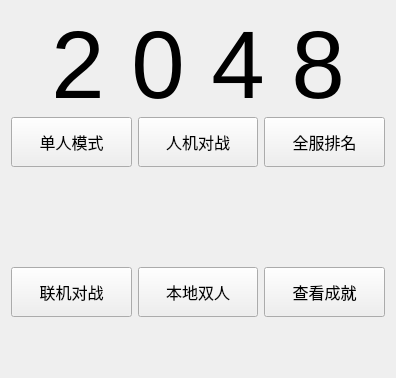
      <widget class="QWidget" name="menuPage">
       <layout class="QGridLayout" name="gridLayout_16" rowstretch="2,2,1">
        <item row="1" column="0">
         <layout class="QGridLayout" name="gridLayout_12">
          <property name="verticalSpacing">
           <number>100</number>
          </property>
          <item row="0" column="0">
           <widget class="QPushButton" name="oneButton">
            <property name="minimumSize">
             <size>
              <width>0</width>
              <height>50</height>
             </size>
            </property>
            <property name="font">
             <font>
              <pointsize>12</pointsize>
             </font>
            </property>
            <property name="text">
             <string>单人模式</string>
            </property>
           </widget>
          </item>
          <item row="0" column="1">
           <widget class="QPushButton" name="robotButton">
            <property name="minimumSize">
             <size>
              <width>0</width>
              <height>50</height>
             </size>
            </property>
            <property name="font">
             <font>
              <pointsize>12</pointsize>
             </font>
            </property>
            <property name="text">
             <string>人机对战</string>
            </property>
           </widget>
          </item>
          <item row="0" column="2">
           <widget class="QPushButton" name="rankButton">
            <property name="minimumSize">
             <size>
              <width>0</width>
              <height>50</height>
             </size>
            </property>
            <property name="font">
             <font>
              <pointsize>12</pointsize>
             </font>
            </property>
            <property name="text">
             <string>全服排名</string>
            </property>
           </widget>
          </item>
          <item row="1" column="0">
           <widget class="QPushButton" name="linkpkButton">
            <property name="minimumSize">
             <size>
              <width>0</width>
              <height>50</height>
             </size>
            </property>
            <property name="font">
             <font>
              <pointsize>12</pointsize>
             </font>
            </property>
            <property name="text">
             <string>联机对战</string>
            </property>
           </widget>
          </item>
          <item row="1" column="1">
           <widget class="QPushButton" name="pkButton">
            <property name="minimumSize">
             <size>
              <width>0</width>
              <height>50</height>
             </size>
            </property>
            <property name="font">
             <font>
              <pointsize>12</pointsize>
             </font>
            </property>
            <property name="text">
             <string>本地双人</string>
            </property>
           </widget>
          </item>
          <item row="1" column="2">
           <widget class="QPushButton" name="achievementButton">
            <property name="minimumSize">
             <size>
              <width>0</width>
              <height>50</height>
             </size>
            </property>
            <property name="font">
             <font>
              <pointsize>12</pointsize>
             </font>
            </property>
            <property name="text">
             <string>查看成就</string>
            </property>
           </widget>
          </item>
         </layout>
        </item>
        <item row="0" column="0">
         <layout class="QHBoxLayout" name="horizontalLayout_4">
          <item>
           <spacer name="horizontalSpacer_2">
            <property name="orientation">
             <enum>Qt::Horizontal</enum>
            </property>
            <property name="sizeHint" stdset="0">
             <size>
              <width>40</width>
              <height>20</height>
             </size>
            </property>
           </spacer>
          </item>
          <item>
           <widget class="QLabel" name="Title">
            <property name="minimumSize">
             <size>
              <width>240</width>
              <height>100</height>
             </size>
            </property>
            <property name="maximumSize">
             <size>
              <width>16777215</width>
              <height>10000</height>
             </size>
            </property>
            <property name="text">
             <string>&lt;html&gt;&lt;head/&gt;&lt;body&gt;&lt;p align=&quot;center&quot;&gt;&lt;span style=&quot; font-size:72pt;&quot;&gt;2 0 4 8&lt;/span&gt;&lt;/p&gt;&lt;/body&gt;&lt;/html&gt;</string>
            </property>
           </widget>
          </item>
          <item>
           <spacer name="horizontalSpacer_5">
            <property name="orientation">
             <enum>Qt::Horizontal</enum>
            </property>
            <property name="sizeHint" stdset="0">
             <size>
              <width>40</width>
              <height>20</height>
             </size>
            </property>
           </spacer>
          </item>
         </layout>
        </item>
        <item row="2" column="0">
         <spacer name="verticalSpacer">
          <property name="orientation">
           <enum>Qt::Vertical</enum>
          </property>
          <property name="sizeHint" stdset="0">
           <size>
            <width>20</width>
            <height>40</height>
           </size>
          </property>
         </spacer>
        </item>
       </layout>
      </widget>
